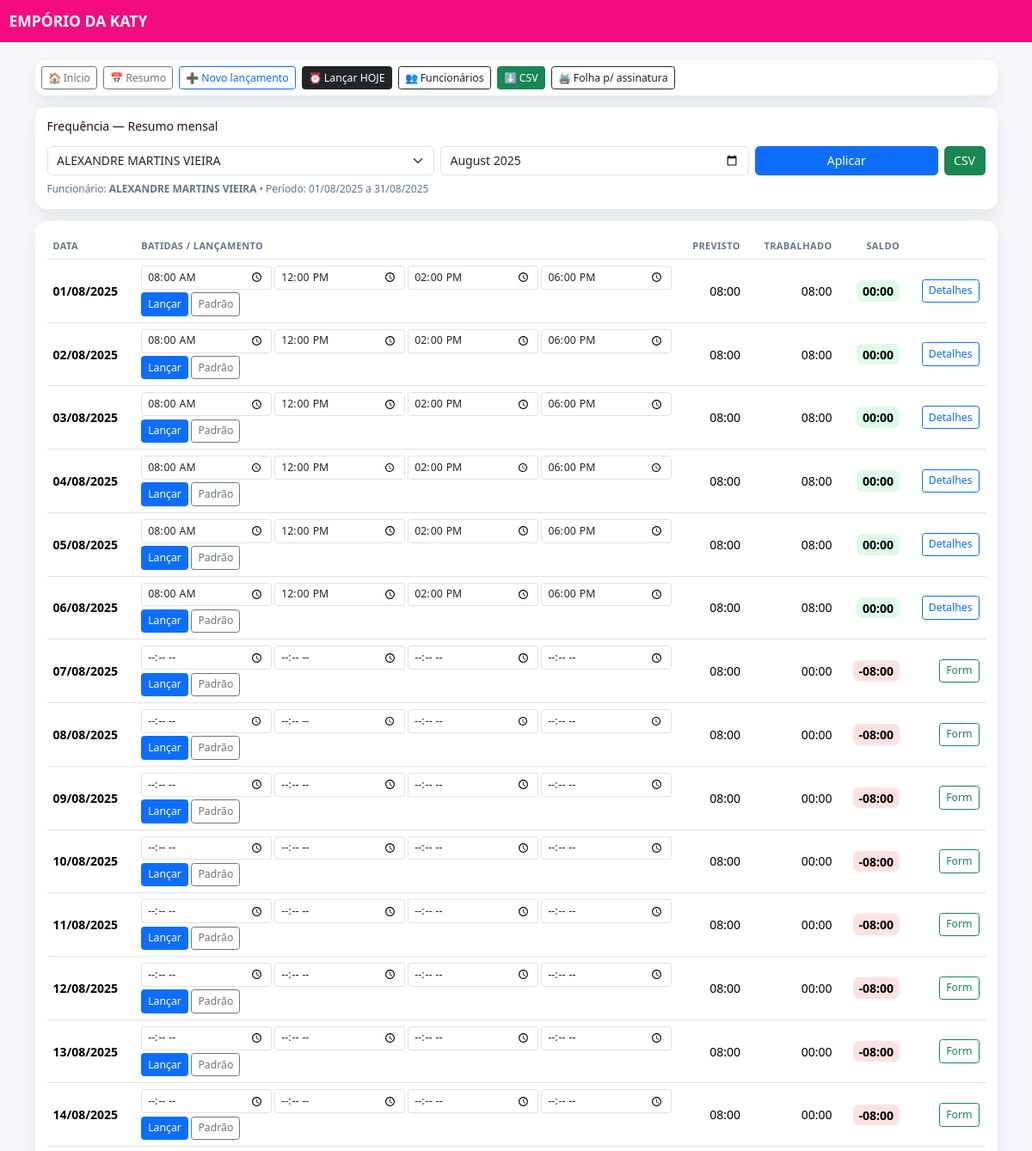
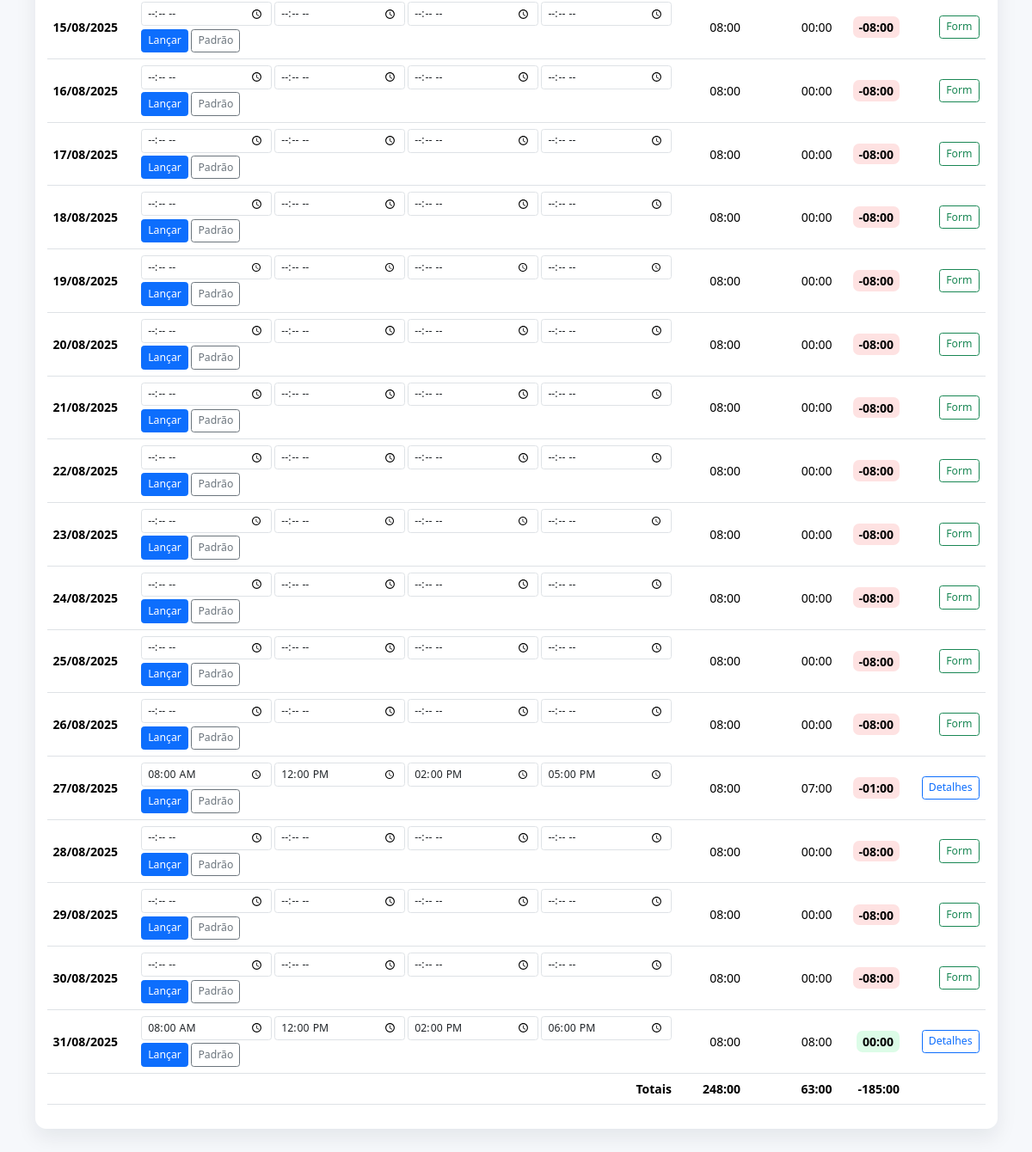
/frequencia/?func=1&mes=2025-08 (signed in), run on the app's committed database (2 pictures, top to bottom).
### camisas/models.py (models this page shows, shortened)
class Funcionario(models.Model):
    user = models.ForeignKey(
        settings.AUTH_USER_MODEL, null=True, blank=True, on_delete=models.SET_NULL,
        help_text="Opcional: vincular a um usuário do sistema"
    )
    nome = models.CharField(max_length=120)
    ativo = models.BooleanField(default=True)
    jornada_diaria_min = models.PositiveIntegerField(default=480, help_text="Minutos/dia. Ex.: 480 = 8h")
    almoco_min = models.PositiveIntegerField(default=120, help_text="Minutos de almoço. Ex.: 120 = 2h")
    h_in_manha   = models.TimeField(null=True, blank=True)
    h_out_manha  = models.TimeField(null=True, blank=True)
    h_in_tarde   = models.TimeField(null=True, blank=True)
    h_out_tarde  = models.TimeField(null=True, blank=True)
    def __str__(self):
        return self.nome

class FrequenciaDia(models.Model):
    funcionario = models.ForeignKey(Funcionario, related_name="frequencias", on_delete=models.CASCADE)
    data = models.DateField()
    e1 = models.TimeField("Entrada manhã", null=True, blank=True)
    s1 = models.TimeField("Saída manhã",   null=True, blank=True)
    e2 = models.TimeField("Entrada tarde", null=True, blank=True)
    s2 = models.TimeField("Saída tarde",   null=True, blank=True)
    observacao = models.CharField(max_length=240, blank=True, default="")
    minutos_previstos_override = models.PositiveIntegerField(null=True, blank=True)
    class Meta:
        unique_together = ("funcionario", "data")
        ordering = ["-data"]
    @property
    def minutos_previstos(self) -> int:
        return self.minutos_previstos_override or self.funcionario.jornada_diaria_min
    def _diff_minutes(self, t_ini, t_fim):
        if not (t_ini and t_fim):
            return 0
        dt = datetime.combine(self.data, t_fim) - datetime.combine(self.data, t_ini)
        mins = int(dt.total_seconds() // 60)
        if mins < 0:
            mins += 24 * 60
        return mins
    def minutos_trabalhados_fechado(self) -> int:
        return self._diff_minutes(self.e1, self.s1) + self._diff_minutes(self.e2, self.s2)
    @staticmethod
    def fmt_hhmm(minutos: int) -> str:
        neg = minutos < 0
        m = abs(minutos)
        h, mi = divmod(m, 60)
        return f"-{h:02d}:{mi:02d}" if neg else f"{h:02d}:{mi:02d}"

### camisas/views.py (the view)
# urls.py: path("frequencia/", views.frequencia_resumo, name="freq_resumo"),
@login_required
def frequencia_resumo(request):
    today = timezone.localdate()
    func_default = _funcionario_padrao(request.user)
    if request.method == "GET" and ("func" not in request.GET or "mes" not in request.GET) and func_default:
        return redirect(f"{reverse('camisas:freq_resumo')}?func={func_default.id}&mes={today:%Y-%m}")
    form = FiltroFrequenciaForm(request.GET or None)
    form_ok = form.is_valid()
    q_func = request.GET.get("func")
    q_mes  = request.GET.get("mes") or f"{today:%Y-%m}"
    if q_func:
        try:
            nav_func = Funcionario.objects.get(pk=int(q_func))
        except (ValueError, Funcionario.DoesNotExist):
            nav_func = func_default
    else:
        nav_func = func_default
    nav_mes_str = q_mes
    nav_fid = getattr(nav_func, "id", "")
    ctx = {
        "form": form,
        "form_ok": form_ok,
        "linhas": [],
        "totais": None,
        "nav_func": nav_func,
        "nav_mes_str": nav_mes_str,
        "nav_fid": nav_fid,
        "csv_qs": "",
    }
    if form_ok:
        func = form.cleaned_data["func"]
        mes  = form.cleaned_data["mes"]   # qualquer dia do mês
        ini = _primeiro_dia_mes(mes)
        fim = _ultimo_dia_mes(mes)
        regs = {
            f.data: f
            for f in FrequenciaDia.objects.filter(funcionario=func, data__range=(ini, fim))
        }
        linhas, total_prev, total_trab = [], 0, 0
        d = ini
        while d <= fim:
            reg = regs.get(d)
            prev = reg.minutos_previstos if reg else func.jornada_diaria_min
            trab = reg.minutos_trabalhados_fechado() if reg else 0
            saldo = trab - prev
            total_prev += prev
            total_trab += trab
            wd = d.weekday()  # 0=Seg .. 5=Sáb .. 6=Dom
            linhas.append({
                "data": d,
                "reg": reg,
                "hh_prev": FrequenciaDia.fmt_hhmm(prev),
                "hh_trab": FrequenciaDia.fmt_hhmm(trab),
                "hh_saldo": FrequenciaDia.fmt_hhmm(saldo),
                "saldo": saldo,
                "wd": wd,
                "is_sat": wd == 5,
                "is_sun": wd == 6,
                "is_weekend": wd >= 5,
            })
            d += timedelta(days=1)  # 👈 usa datetime.timedelta
        ctx.update({
            "linhas": linhas,
            "func": func,
            "mes_ini": ini, "mes_fim": fim,
            "mes_str": f"{mes:%Y-%m}",
            "totais": {
                "hh_prev": FrequenciaDia.fmt_hhmm(total_prev),
                "hh_trab": FrequenciaDia.fmt_hhmm(total_trab),
                "hh_saldo": FrequenciaDia.fmt_hhmm(total_trab - total_prev),
            },
            "nav_func": func,
            "nav_mes_str": f"{mes:%Y-%m}",
            "nav_fid": func.id,
            "csv_qs": f"?func={func.id}&mes={mes:%Y-%m}",
        })
    return render(request, "camisas/frequencia_resumo.html", ctx)

### camisas/forms.py
class FiltroFrequenciaForm(forms.Form):
    func = forms.ModelChoiceField(
        label="Funcionário",
        queryset=Funcionario.objects.filter(ativo=True),
        widget=forms.Select(attrs={"class":"form-select"})
    )
    mes  = forms.DateField(
        label="Mês",
        input_formats=["%Y-%m", "%Y-%m-%d"],
        widget=forms.DateInput(attrs={"type":"month","class":"form-control"})
    )

### camisas/views.py (called while the page is built)
def _primeiro_dia_mes(dt: date) -> date:
    return dt.replace(day=1)

def _ultimo_dia_mes(dt: date) -> date:
    _, last = monthrange(dt.year, dt.month)
    return dt.replace(day=last)

def _funcionario_padrao(user):
    return (Funcionario.objects.filter(user=user, ativo=True).first()
            or Funcionario.objects.filter(ativo=True).first())

### camisas/templates/camisas/frequencia_resumo.html (shortened to what this page needs)
<!doctype html>
<html lang="pt-br">
<head>
  <link href="https://cdn.jsdelivr.net/npm/bootstrap@5.3.3/dist/css/bootstrap.min.css" rel="stylesheet"/>
</head>
<body>
<nav class="navbar nav-pro navbar-dark">
  <div class="container-fluid">
    <a class="navbar-brand fw-bold" href="{% url 'camisas:home' %}">EMPÓRIO DA KATY</a>
  </div>
</nav>
<main class="container py-4">
  {% include "camisas/_freq_nav.html" %}
  <div class="card-clean p-3 mb-3">
    <h1 class="h6 m-0">Frequência — Resumo mensal</h1>
    <form class="row g-2 mt-2" method="get" action="{% url 'camisas:freq_resumo' %}">
      <div class="col-md-5">{{ form.func }}</div>
      <div class="col-md-4">{{ form.mes }}</div>
      <div class="col-md-3 d-flex gap-2">
        <button class="btn btn-primary w-100">Aplicar</button>
        {% if form_ok and csv_qs %}
          <a class="btn btn-success" href="{% url 'camisas:freq_relatorio_csv' %}{{ csv_qs }}">CSV</a>
        {% endif %}
      </div>
    </form>
    {% if func %}
      <div class="mini mt-2">Funcionário: <strong>{{ func.nome }}</strong> • Período: {{ mes_ini|date:"d/m/Y" }} a {{ mes_fim|date:"d/m/Y" }}</div>
    {% endif %}
  </div>
  {% if linhas and totais %}
  <div class="card-clean p-3 mb-3">
    <div class="table-responsive">
      <table class="table align-middle">
        <thead>
          <tr>
            <th>Data</th>
            <th style="min-width:360px">Batidas / Lançamento</th>
            <th class="text-end">Previsto</th>
            <th class="text-end">Trabalhado</th>
            <th class="text-end">Saldo</th>
            <th></th>
          </tr>
        </thead>
        <tbody>
          {% for l in linhas %}
            {% with fid=func.id|default:nav_fid ms=mes_str|default:nav_mes_str %}
            <tr class="{% if l.is_sat %}sat{% elif l.is_sun %}sun{% endif %}">
              <td class="fw-semibold">{{ l.data|date:"d/m/Y" }}</td>
              <td>
                <form method="post"
                      action="{% url 'camisas:freq_inline_upsert' %}"
                      class="row g-1 align-items-center"
                      data-inm="{{ func.h_in_manha|default_if_none:''|time:'H:i' }}"
                      data-inm2="{{ nav_func.h_in_manha|default_if_none:''|time:'H:i' }}"
                      data-outm="{{ func.h_out_manha|default_if_none:''|time:'H:i' }}"
                      data-outm2="{{ nav_func.h_out_manha|default_if_none:''|time:'H:i' }}"
                      data-int="{{ func.h_in_tarde|default_if_none:''|time:'H:i' }}"
                      data-int2="{{ nav_func.h_in_tarde|default_if_none:''|time:'H:i' }}"
                      data-outt="{{ func.h_out_tarde|default_if_none:''|time:'H:i' }}"
                      data-outt2="{{ nav_func.h_out_tarde|default_if_none:''|time:'H:i' }}">
                  <div class="col-6 col-md-3">
                    <input type="time" name="e1" class="form-control form-control-sm"
                           value="{{ l.reg.e1|default_if_none:''|time:'H:i' }}" placeholder="Entrada manhã">
                  </div>
                  <div class="col-6 col-md-3">
                    <input type="time" name="s1" class="form-control form-control-sm"
                           value="{{ l.reg.s1|default_if_none:''|time:'H:i' }}" placeholder="Saída manhã">
                  </div>
                  <div class="col-6 col-md-3">
                    <input type="time" name="e2" class="form-control form-control-sm"
                           value="{{ l.reg.e2|default_if_none:''|time:'H:i' }}" placeholder="Entrada tarde">
                  </div>
                  <div class="col-6 col-md-3">
                    <input type="time" name="s2" class="form-control form-control-sm"
                           value="{{ l.reg.s2|default_if_none:''|time:'H:i' }}" placeholder="Saída tarde">
                  </div>
                  <div class="col-12 col-md-auto d-flex gap-1 mt-1">
                    <button class="btn btn-sm btn-primary">Lançar</button>
                    <button type="button" class="btn btn-sm btn-outline-secondary btn-fill-padrao">Padrão</button>
                  </div>
                </form>
              </td>
              <td class="text-end">{{ l.hh_prev }}</td>
              <td class="text-end">{{ l.hh_trab }}</td>
              <td class="text-end">
                <span class="pill {% if l.saldo >= 0 %}ok{% else %}neg{% endif %}">{{ l.hh_saldo }}</span>
              </td>
              <td class="text-end">
                {% if l.reg %}
                  <a class="btn btn-sm btn-outline-primary" href="{% url 'camisas:freq_editar' l.reg.id %}">Detalhes</a>
                {% else %}
                  <a class="btn btn-sm btn-outline-success" href="{% url 'camisas:freq_novo' %}?func={{ fid }}&data={{ l.data|date:'Y-m-d' }}">Form</a>
                {% endif %}
              </td>
            </tr>
            {% endwith %}
          {% endfor %}
        </tbody>
        <tfoot>
          <tr class="fw-bold">
            <td colspan="2" class="text-end">Totais</td>
            <td class="text-end">{{ totais.hh_prev }}</td>
            <td class="text-end">{{ totais.hh_trab }}</td>
            <td class="text-end">{{ totais.hh_saldo }}</td>
            <td></td>
          </tr>
        </tfoot>
      </table>
    </div>
  </div>
  {% endif %}
</main>
</body>
</html>

### camisas/templates/camisas/frequencia_resumo.html (style rules this page uses)
:root { --ink:#2a0f1a; --muted:#64748b; --ring:rgba(37,99,235,.18); --g1:#f30c80; --g2:#f30c80; --base-font:14px; }
html { font-size:var(--base-font); }
body { background:#f6f8fb; color:var(--ink); }
.nav-pro { background:linear-gradient(90deg,var(--g1),var(--g2)); }
.card-clean { border:none; border-radius:.9rem; box-shadow:0 10px 24px rgba(17,24,39,.08); background:#fff; }
.table thead th { font-size:.78rem; text-transform:uppercase; letter-spacing:.04em; color:#64748b; border-top:0 }
.mini { font-size:.85rem; color:var(--muted); }
.pill { padding:.2rem .5rem; border-radius:.5rem; font-weight:600; }
.ok { background:#dcfce7 }
.neg { background:#fee2e2 }
tr.sat { background:#eef2ff; }
tr.sat td { border-top-color:#c7d2fe; }
tr.sun { background:#fee2e2; }
tr.sun td { border-top-color:#fecaca; }

### data on the page
Funcionario: nome "ALEXANDRE MARTINS VIEIRA"
FrequenciaDia: data "01/08/2025", e1 "08:00", s1 "12:00", e2 "14:00", s2 "18:00", hh_prev "08:00", hh_trab "08:00", hh_saldo "00:00", shows "Detalhes"
FrequenciaDia: data "02/08/2025", e1 "08:00", s1 "12:00", e2 "14:00", s2 "18:00", hh_prev "08:00", hh_trab "08:00", hh_saldo "00:00", shows "Detalhes"
FrequenciaDia: data "03/08/2025", e1 "08:00", s1 "12:00", e2 "14:00", s2 "18:00", hh_prev "08:00", hh_trab "08:00", hh_saldo "00:00", shows "Detalhes"
FrequenciaDia: data "04/08/2025", e1 "08:00", s1 "12:00", e2 "14:00", s2 "18:00", hh_prev "08:00", hh_trab "08:00", hh_saldo "00:00", shows "Detalhes"
FrequenciaDia: data "05/08/2025", e1 "08:00", s1 "12:00", e2 "14:00", s2 "18:00", hh_prev "08:00", hh_trab "08:00", hh_saldo "00:00", shows "Detalhes"
FrequenciaDia: data "06/08/2025", e1 "08:00", s1 "12:00", e2 "14:00", s2 "18:00", hh_prev "08:00", hh_trab "08:00", hh_saldo "00:00", shows "Detalhes"
FrequenciaDia: data "27/08/2025", e1 "08:00", s1 "12:00", e2 "14:00", s2 "17:00", hh_prev "08:00", hh_trab "07:00", hh_saldo "-01:00", shows "Detalhes"
FrequenciaDia: data "31/08/2025", e1 "08:00", s1 "12:00", e2 "14:00", s2 "18:00", hh_prev "08:00", hh_trab "08:00", hh_saldo "00:00", shows "Detalhes"

### other printed values
{{ mes_ini|date:"d/m/Y" }} "01/08/2025"
{{ mes_fim|date:"d/m/Y" }} "31/08/2025"
{{ l.data|date:"d/m/Y" }} "07/08/2025" "08/08/2025" "09/08/2025" "10/08/2025" "11/08/2025" "12/08/2025" "13/08/2025" "14/08/2025" "15/08/2025" "16/08/2025" "17/08/2025" "18/08/2025" "19/08/2025" "20/08/2025" "21/08/2025" "22/08/2025" "23/08/2025" "24/08/2025" "25/08/2025" "26/08/2025" "28/08/2025" "29/08/2025" "30/08/2025"
{{ l.hh_prev }} "08:00" "08:00" "08:00" "08:00" "08:00" "08:00" "08:00" "08:00" "08:00" "08:00" "08:00" "08:00" "08:00" "08:00" "08:00" "08:00" "08:00" "08:00" "08:00" "08:00" "08:00" "08:00" "08:00"
{{ l.hh_trab }} "00:00" "00:00" "00:00" "00:00" "00:00" "00:00" "00:00" "00:00" "00:00" "00:00" "00:00" "00:00" "00:00" "00:00" "00:00" "00:00" "00:00" "00:00" "00:00" "00:00" "00:00" "00:00" "00:00"
{{ l.hh_saldo }} "-08:00" "-08:00" "-08:00" "-08:00" "-08:00" "-08:00" "-08:00" "-08:00" "-08:00" "-08:00" "-08:00" "-08:00" "-08:00" "-08:00" "-08:00" "-08:00" "-08:00" "-08:00" "-08:00" "-08:00" "-08:00" "-08:00" "-08:00"
{{ totais.hh_prev }} "248:00"
{{ totais.hh_trab }} "63:00"
{{ totais.hh_saldo }} "-185:00"
